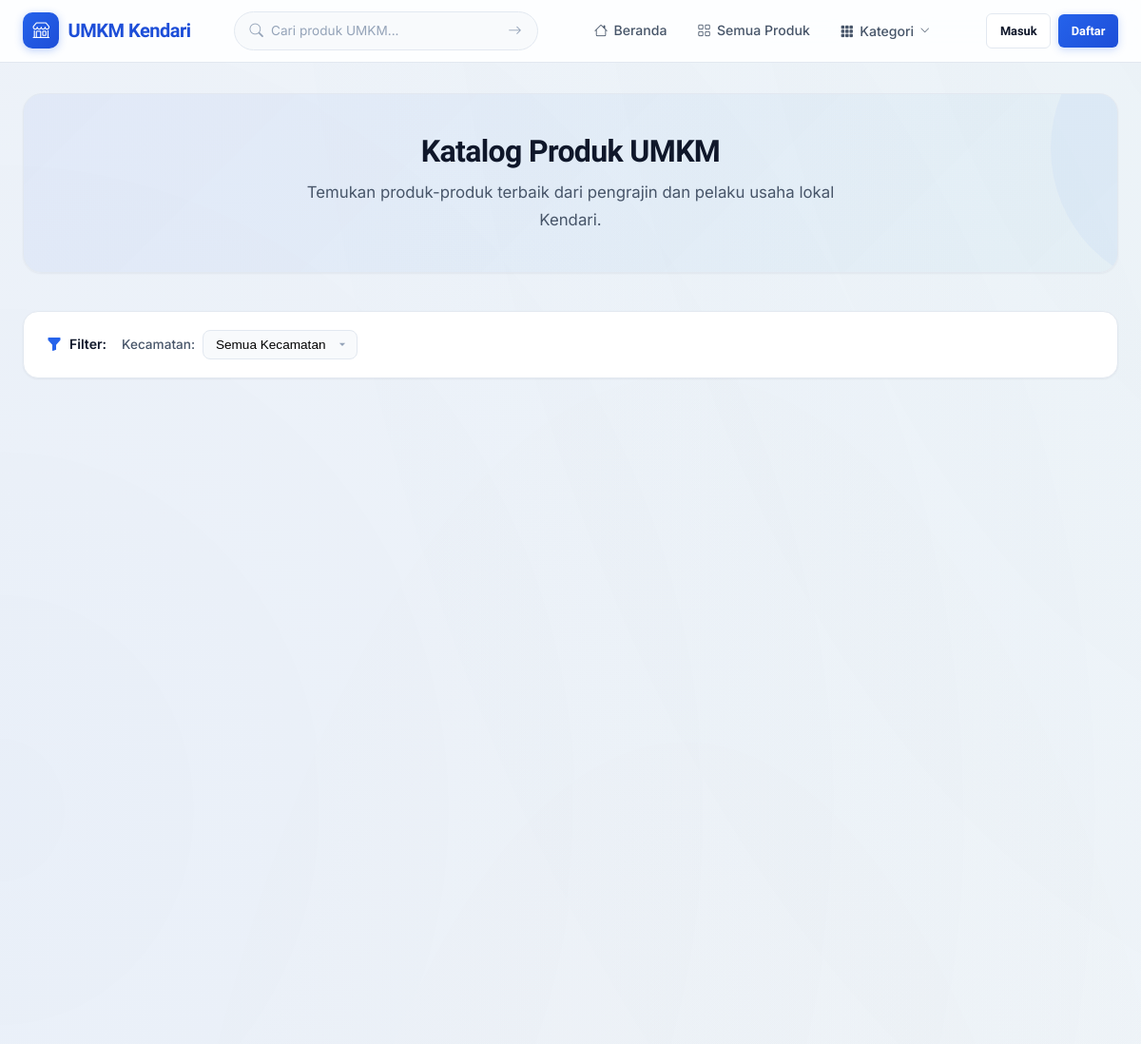
Page /produk?kategori=2 (upper part) on the earlier database version.
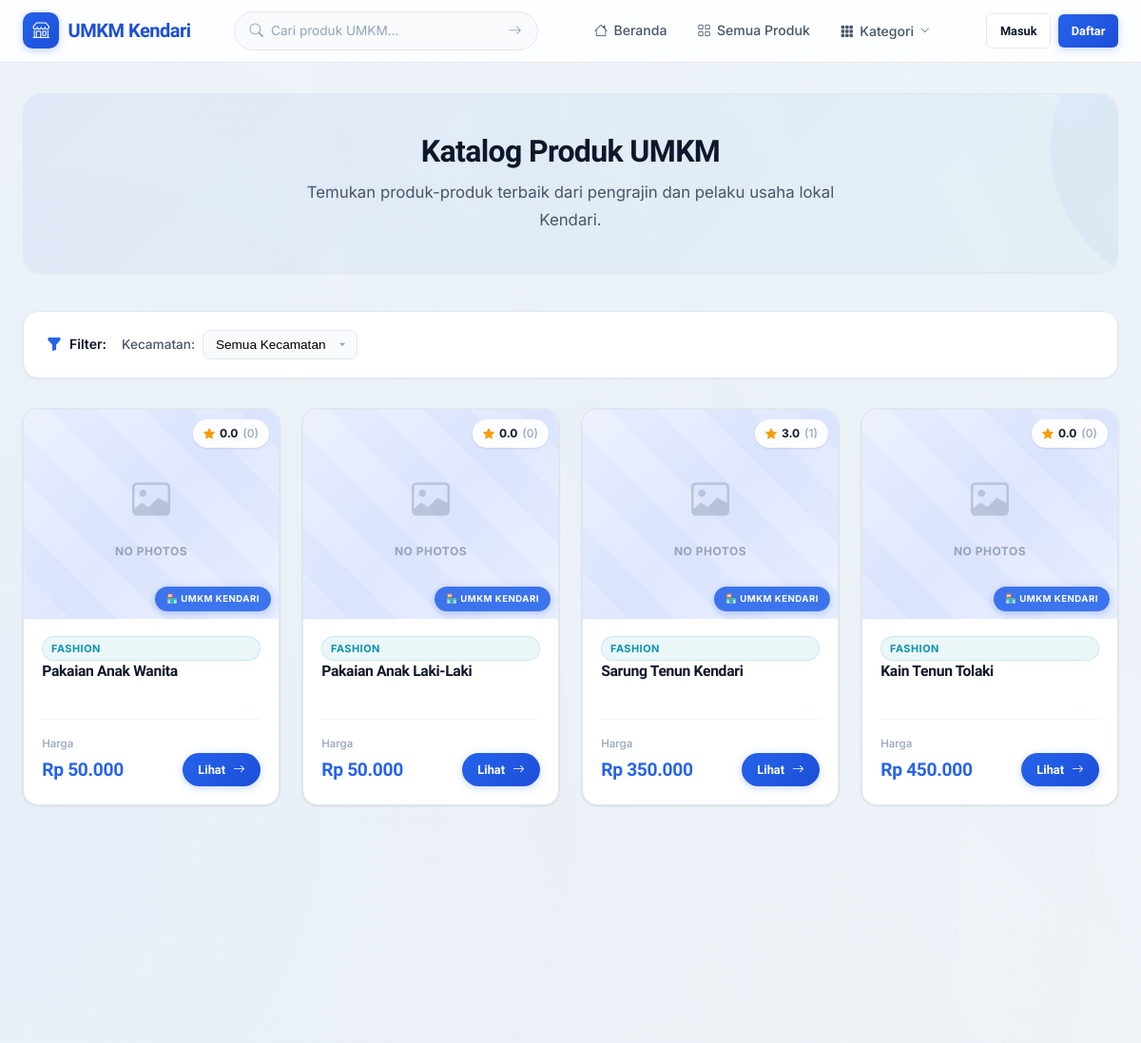
Same page on the later database version.
### tables this page shows
CREATE TABLE produk (
            id INTEGER PRIMARY KEY AUTOINCREMENT,
            nama TEXT NOT NULL,
            deskripsi TEXT DEFAULT '',
            harga REAL NOT NULL DEFAULT 0,
            stok INTEGER NOT NULL DEFAULT 0,
            gambar TEXT DEFAULT 'default.jpg',
            kategori_id INTEGER,
            seller_id INTEGER NOT NULL,
            created_at TIMESTAMP DEFAULT CURRENT_TIMESTAMP, tersedia INTEGER NOT NULL DEFAULT 1, kecamatan TEXT DEFAULT 'Kendari',
            FOREIGN KEY (kategori_id) REFERENCES kategori(id) ON DELETE SET NULL,
            FOREIGN KEY (seller_id) REFERENCES users(id) ON DELETE CASCADE
        );

### routes/main.py (the view)
@main_bp.route('/produk')
def list_produk():
    kecamatan = request.args.get('kecamatan', '')
    kategori_id = request.args.get('kategori', type=int)
    page = request.args.get('page', 1, type=int)
    per_page = 12
    if kecamatan:
        all_produk = Produk.get_by_kecamatan(kecamatan)
    elif kategori_id:
        all_produk = Produk.get_by_kategori(kategori_id)
    else:
        all_produk = Produk.get_all()
    total = len(all_produk)
    total_pages = max(1, (total + per_page - 1) // per_page)
    page = min(page, total_pages)
    start = (page - 1) * per_page
    produk_list = all_produk[start:start + per_page]
    kategori_list = Kategori.get_all()
    kecamatan_list = Produk.get_kecamatan_list()
    return render_template('produk/list.html',
                           produk_list=produk_list,
                           kategori_list=kategori_list,
                           kecamatan_list=kecamatan_list,
                           selected_kecamatan=kecamatan,
                           page=page,
                           total_pages=total_pages,
                           total=total)

### models/database.py (called while the page is built)
def get_db():
    from flask import g
    if 'db' not in g:
        g.db = sqlite3.connect(DATABASE)
        g.db.row_factory = sqlite3.Row
        g.db.execute("PRAGMA foreign_keys = ON")
    return g.db

### models/kategori.py (called while the page is built)
    @staticmethod
    def get_all():
        db = get_db()
        rows = db.execute('SELECT * FROM kategori ORDER BY nama').fetchall()
        return [Kategori(**dict(row)) for row in rows]

### models/produk.py (called while the page is built)
    @staticmethod
    def _base_query():
        return '''
            SELECT p.*,
                   k.nama as kategori_nama,
                   u.nama_lengkap as seller_nama,
                   u.no_telepon as seller_no_telepon,
                   COALESCE(AVG(r.score), 0) as avg_rating,
                   COUNT(r.id) as total_rating
            FROM produk p
            LEFT JOIN kategori k ON p.kategori_id = k.id
            LEFT JOIN users u ON p.seller_id = u.id
            LEFT JOIN ratings r ON p.id = r.produk_id
        '''

    @staticmethod
    def get_by_kategori(kategori_id, limit=None):
        db = get_db()
        query = Produk._base_query() + ' WHERE p.kategori_id = ? GROUP BY p.id ORDER BY p.created_at DESC'
        if limit:
            query += f' LIMIT {limit}'
        rows = db.execute(query, (kategori_id,)).fetchall()
        return [Produk(**dict(row)) for row in rows]

    @staticmethod
    def get_kecamatan_list():
        db = get_db()
        rows = db.execute('SELECT DISTINCT kecamatan FROM produk ORDER BY kecamatan').fetchall()
        return [row['kecamatan'] for row in rows]

### templates/produk/list.html (shortened to what this page needs)
{% extends "base.html" %}
{% block content %}
<div class="container" style="padding-top: 2rem;">
    <div class="page-hero">
        {% if search_keyword %}
        <div class="page-hero-icon">
            <i class="bi bi-search"></i>
        </div>
        <h1>
            Hasil Pencarian: "<span style="color:var(--primary);">{{ search_keyword }}</span>"
        </h1>
        <p>Ditemukan <strong>{{ total }}</strong> produk UMKM yang sesuai dengan pencarian Anda.</p>
        {% else %}
        <h1>Katalog Produk UMKM</h1>
        <p>Temukan produk-produk terbaik dari pengrajin dan pelaku usaha lokal Kendari.</p>
        {% endif %}
    </div>
    <div class="filter-bar">
        <div style="display: flex; align-items: center; gap: 0.5rem;">
            <i class="bi bi-funnel-fill" style="color: var(--primary);"></i>
            <span style="font-weight: 600; color: var(--text-primary); font-size: 0.88rem;">Filter:</span>
        </div>
        <div style="display: flex; align-items: center; gap: 0.5rem;">
            <label for="kecamatan-select" style="font-size: 0.85rem; color: var(--text-secondary); font-weight: 500;">Kecamatan:</label>
            <select id="kecamatan-select" onchange="filterByKecamatan(this.value)">
                <option value="">Semua Kecamatan</option>
            </select>
        </div>
    </div>
    {% if produk_list %}
    <div class="product-grid">
        {% for produk in produk_list %}
        <div class="product-card" style="display: flex; flex-direction: column; height: 100%;">
            <div class="card-image" style="height: 220px; position: relative;">
                <a href="{{ url_for('main.detail_produk', produk_id=produk.id) }}" class="product-image-wrapper">
                    <div class="no-photo-placeholder" style="display: none; position: absolute; top: 0; left: 0; right: 0; bottom: 0;">
                        <i class="bi bi-image"></i>
                        <span>No Photos</span>
                    </div>
                </a>
                <div class="rating-badge">
                    <i class="bi bi-star-fill"></i> {{ "{:.1f}".format(produk.avg_rating) }} <span style="color: var(--text-muted); font-weight: 500;">({{ produk.total_rating }})</span>
                </div>
            </div>
            <div class="card-body" style="flex: 1; display: flex; flex-direction: column;">
                <div class="card-category">
                    {{ produk.kategori_nama or 'Umum' }}
                </div>
                <h3 class="card-title" style="min-height: 2.8rem; margin-bottom: auto;">
                    <a href="{{ url_for('main.detail_produk', produk_id=produk.id) }}">{{ produk.nama }}</a>
                </h3>
                <div class="card-footer-bar">
                    <div>
                        <div class="card-price-label">Harga</div>
                        <div class="card-price-value">Rp {{ "{:,.0f}".format(produk.harga).replace(',', '.') }}</div>
                    </div>
                    <a href="{{ url_for('main.detail_produk', produk_id=produk.id) }}" class="btn btn-primary btn-sm" style="border-radius: var(--radius-full); padding: 0.4rem 1rem;">
                        Lihat <i class="bi bi-arrow-right"></i>
                    </a>
                </div>
            </div>
        </div>
        {% endfor %}
    </div>
    {% endif %}
</div>
{% endblock %}

### templates/base.html (shortened to what this page needs)
<!DOCTYPE html>
<html lang="id">
<head>
    <link rel="stylesheet" href="{{ url_for('static', filename='css/style.css') }}">
    <link rel="stylesheet" href="https://cdn.jsdelivr.net/npm/bootstrap-icons@1.11.3/font/bootstrap-icons.min.css">
    <link rel="stylesheet" href="https://cdn.jsdelivr.net/npm/sweetalert2@11/dist/sweetalert2.min.css">
</head>
<body>
    <nav class="navbar" id="mainNav">
        <div class="container">
            <a href="{{ url_for('main.index') }}" class="navbar-brand">
                <span class="brand-icon"><i class="bi bi-shop"></i></span>
                UMKM Kendari
            </a>
            <form action="{{ url_for('main.search') }}" method="GET" class="nav-search">
                <i class="bi bi-search"></i>
                <input type="text" name="q" placeholder="Cari produk UMKM..." value="{{ request.args.get('q', '') }}">
                <button type="submit"><i class="bi bi-arrow-right"></i></button>
            </form>
            <ul class="navbar-nav">
                <li><a href="{{ url_for('main.index') }}" class="nav-link {% if request.endpoint == 'main.index' %}active{% endif %}"><i class="bi bi-house"></i> Beranda</a></li>
                <li><a href="{{ url_for('main.list_produk') }}" class="nav-link {% if request.endpoint == 'main.list_produk' and not request.args.get('kategori') %}active{% endif %}"><i class="bi bi-grid"></i> Semua Produk</a></li>
                {% if kategori_list %}
                <li class="nav-dropdown">
                    <button class="nav-link nav-dropdown-toggle" id="kategoriDropdownBtn" aria-expanded="false">
                        <i class="bi bi-grid-3x3-gap-fill"></i> Kategori
                        <i class="bi bi-chevron-down nav-dropdown-chevron"></i>
                    </button>
                </li>
                {% endif %}
            </ul>
            <div class="nav-auth">
                {% if current_user.is_authenticated %}
                    {% if current_user.role == 'admin' %}
                        <a href="{{ url_for('admin.dashboard') }}" class="btn btn-sm btn-secondary"><i class="bi bi-gear"></i> Admin</a>
                    {% elif current_user.role == 'seller' %}
                        <a href="{{ url_for('seller.dashboard') }}" class="btn btn-sm btn-secondary"><i class="bi bi-box"></i> Toko Saya</a>
                    {% else %}
                    {% endif %}
                    <a href="{{ url_for('main.profil') }}" class="btn btn-sm btn-secondary"><i class="bi bi-person"></i> {{ current_user.username }}</a>
                    <a href="{{ url_for('auth.logout') }}" class="btn btn-sm btn-danger"><i class="bi bi-box-arrow-right"></i></a>
                {% else %}
                    <a href="{{ url_for('auth.login') }}" class="btn btn-sm btn-secondary">Masuk</a>
                    <a href="{{ url_for('auth.register') }}" class="btn btn-sm btn-primary">Daftar</a>
                {% endif %}
            </div>
        </div>
    </nav>
    <main>
        {% block content %}{% endblock %}
    </main>
</body>
</html>

Differences in the rows shown:
added produk: avg_rating "0.0", total_rating "0", kategori_nama "FASHION", nama "Pakaian Anak Wanita", harga "50.000"
added produk: avg_rating "0.0", total_rating "0", kategori_nama "FASHION", nama "Pakaian Anak Laki-Laki", harga "50.000"
added produk: avg_rating "3.0", total_rating "1", kategori_nama "FASHION", nama "Sarung Tenun Kendari", harga "350.000"
added produk: avg_rating "0.0", total_rating "0", kategori_nama "FASHION", nama "Kain Tenun Tolaki", harga "450.000"
